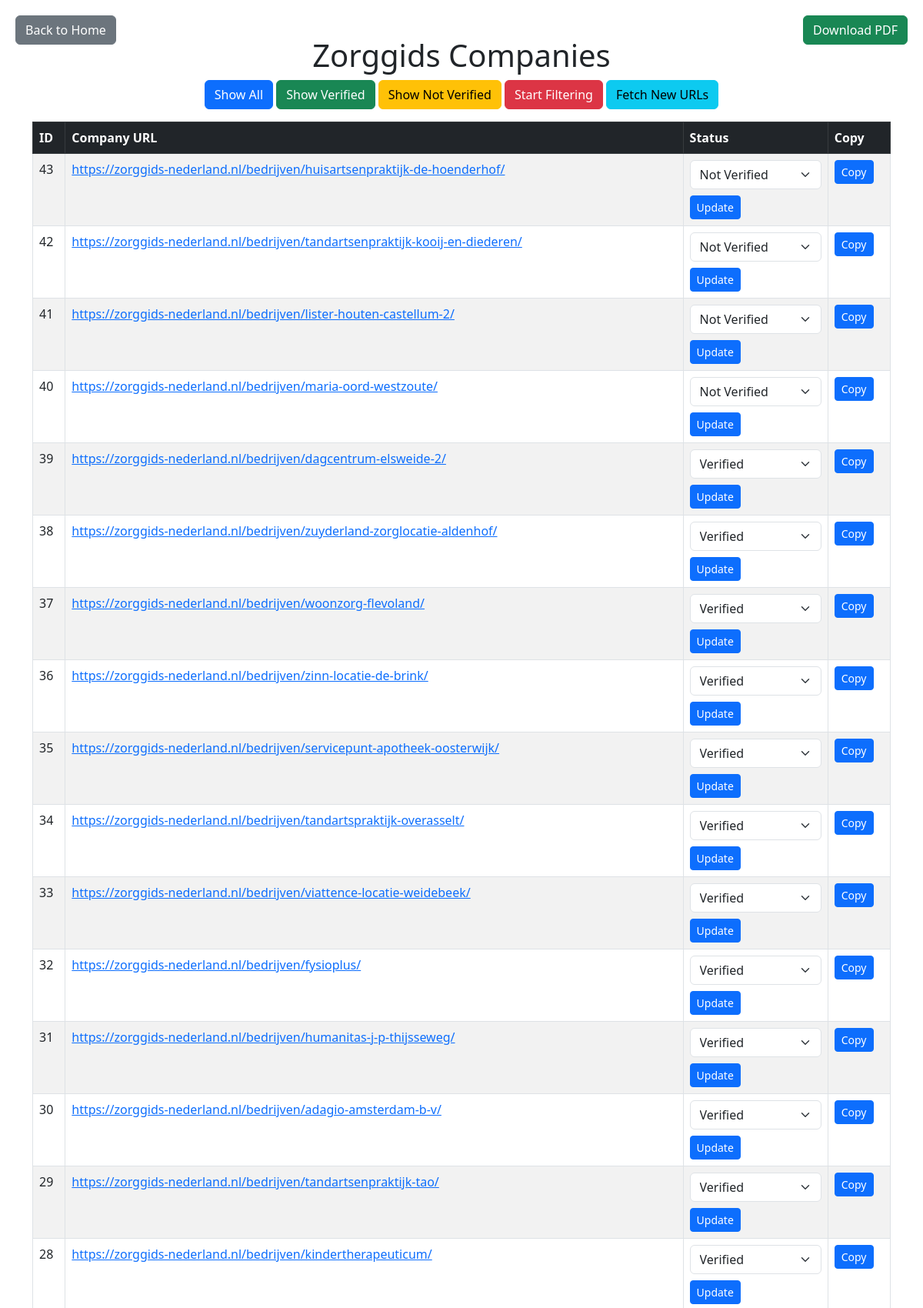
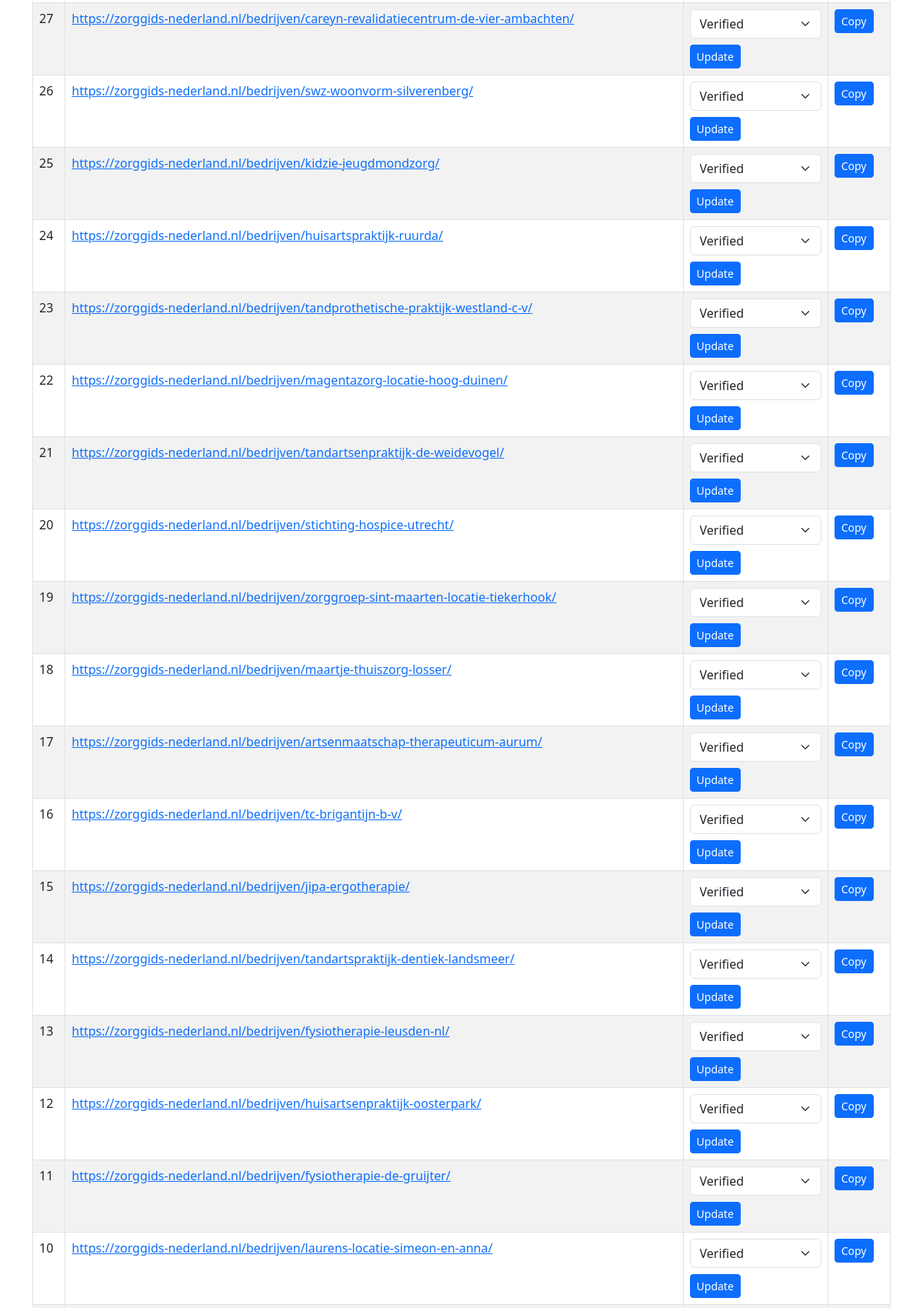
The page /companies/zorggids (signed in, upper part) on the database its author committed (2 pictures, top to bottom).
### tables this page shows
CREATE TABLE zorggids (
                id INTEGER PRIMARY KEY AUTOINCREMENT,
                url TEXT UNIQUE,
                scraped_at TEXT,
                verified INTEGER DEFAULT 0  -- 0 for Not Verified, 1 for Verified
            );

### app.py (the view)
    def wrapper(*args, **kwargs):
        if not is_logged_in():
            return redirect(url_for("login"))
        return func(*args, **kwargs)

### app.py (called while the page is built)
def is_logged_in():
    return session.get("logged_in")

def login_required(func):
    def wrapper(*args, **kwargs):
        if not is_logged_in():
            return redirect(url_for("login"))
        return func(*args, **kwargs)
    wrapper.__name__ = func.__name__
    return wrapper

def fetch_companies(source, status="all"):
    conn = sqlite3.connect("companies.db")
    cursor = conn.cursor()
    if status == "verified":
        cursor.execute(f"SELECT id, url, verified FROM {source} WHERE verified = 1 ORDER BY id DESC")
    elif status == "not_verified":
        cursor.execute(f"SELECT id, url, verified FROM {source} WHERE verified = 0 ORDER BY id DESC")
    else:
        cursor.execute(f"SELECT id, url, verified FROM {source} ORDER BY id DESC")
    companies = cursor.fetchall()
    conn.close()
    return companies

@app.route('/companies/<source>')
@login_required
def companies(source):
    companies = fetch_companies(source)
    return render_template("companies.html", companies=companies, source=source)

### templates/companies.html (shortened to what this page needs)
<!DOCTYPE html>
<html lang="en">
<head>
    <link rel="stylesheet" href="https://cdnjs.cloudflare.com/ajax/libs/bootstrap/5.3.0/css/bootstrap.min.css">
</head>
<body>
    <a href="{{ url_for('download') }}" class="btn btn-success top-right-button">Download PDF</a>
    <div class="container mt-5">
        <h1 class="text-center">{{ source.capitalize() }} Companies</h1>
        <div class="filter-buttons text-center mb-3">
            <button id="filterAll" class="btn btn-primary">Show All</button>
            <button id="filterVerified" class="btn btn-success">Show Verified</button>
            <button id="filterNotVerified" class="btn btn-warning">Show Not Verified</button>
            <button id="startFiltering" class="btn btn-danger">Start Filtering</button>
            <button onclick="window.location.href='/fetch_new_urls'" class="btn btn-info">Fetch New URLs</button>
        </div>
        <table class="table table-bordered table-striped">
            <thead class="table-dark">
                <tr>
                    <th>ID</th>
                    <th>Company URL</th>
                    <th>Status</th>
                    <th>Copy</th>
                </tr>
            </thead>
            <tbody id="companiesTableBody">
                {% for company in companies %}
                    <tr>
                        <td>{{ company[0] }}</td>
                        <td><a href="{{ company[1] }}" target="_blank">{{ company[1] }}</a></td>
                        <td>
                            <form action="/update_status" method="POST" class="status-form">
                                <select name="status" class="form-select">
                                    <option value="1" {% if company[2] == 1 %}selected{% endif %}>Verified</option>
                                    <option value="0" {% if company[2] == 0 %}selected{% endif %}>Not Verified</option>
                                </select>
                                <button type="submit" class="btn btn-sm btn-primary mt-2">Update</button>
                            </form>
                        </td>
                        <td><button class="btn btn-sm btn-primary copy-url" data-id="{{ company[0] }}" data-source="{{ source }}" data-url="{{ company[1] }}">Copy</button></td>
                    </tr>
                {% endfor %}
            </tbody>
        </table>
    </div>
    <a href="{{ url_for('index') }}" class="btn btn-secondary top-left-button">Back to Home</a>
</body>
</html>

### templates/companies.html (style rules this page uses)
.top-left-button { position: fixed; top: 20px; left: 20px; }
.top-right-button { position: fixed; top: 20px; right: 20px; }
.filter-buttons { margin-bottom: 20px; }

### rows shown on the page
zorggids: id "43", url "https://zorggids-nederland.nl/bedrijven/huisartsenpraktijk-de-hoenderhof/", status "Not Verified"
zorggids: id "42", url "https://zorggids-nederland.nl/bedrijven/tandartsenpraktijk-kooij-en-diederen/", status "Not Verified"
zorggids: id "41", url "https://zorggids-nederland.nl/bedrijven/lister-houten-castellum-2/", status "Not Verified"
zorggids: id "40", url "https://zorggids-nederland.nl/bedrijven/maria-oord-westzoute/", status "Not Verified"
zorggids: id "39", url "https://zorggids-nederland.nl/bedrijven/dagcentrum-elsweide-2/", status "Verified"
zorggids: id "38", url "https://zorggids-nederland.nl/bedrijven/zuyderland-zorglocatie-aldenhof/", status "Verified"
zorggids: id "37", url "https://zorggids-nederland.nl/bedrijven/woonzorg-flevoland/", status "Verified"
zorggids: id "36", url "https://zorggids-nederland.nl/bedrijven/zinn-locatie-de-brink/", status "Verified"
zorggids: id "35", url "https://zorggids-nederland.nl/bedrijven/servicepunt-apotheek-oosterwijk/", status "Verified"
zorggids: id "34", url "https://zorggids-nederland.nl/bedrijven/tandartspraktijk-overasselt/", status "Verified"
zorggids: id "33", url "https://zorggids-nederland.nl/bedrijven/viattence-locatie-weidebeek/", status "Verified"
zorggids: id "32", url "https://zorggids-nederland.nl/bedrijven/fysioplus/", status "Verified"
zorggids: id "31", url "https://zorggids-nederland.nl/bedrijven/humanitas-j-p-thijsseweg/", status "Verified"
zorggids: id "30", url "https://zorggids-nederland.nl/bedrijven/adagio-amsterdam-b-v/", status "Verified"
zorggids: id "29", url "https://zorggids-nederland.nl/bedrijven/tandartsenpraktijk-tao/", status "Verified"
zorggids: id "28", url "https://zorggids-nederland.nl/bedrijven/kindertherapeuticum/", status "Verified"
zorggids: id "27", url "https://zorggids-nederland.nl/bedrijven/careyn-revalidatiecentrum-de-vier-ambachten/", status "Verified"
zorggids: id "26", url "https://zorggids-nederland.nl/bedrijven/swz-woonvorm-silverenberg/", status "Verified"
zorggids: id "25", url "https://zorggids-nederland.nl/bedrijven/kidzie-jeugdmondzorg/", status "Verified"
zorggids: id "24", url "https://zorggids-nederland.nl/bedrijven/huisartspraktijk-ruurda/", status "Verified"
zorggids: id "23", url "https://zorggids-nederland.nl/bedrijven/tandprothetische-praktijk-westland-c-v/", status "Verified"
zorggids: id "22", url "https://zorggids-nederland.nl/bedrijven/magentazorg-locatie-hoog-duinen/", status "Verified"
zorggids: id "21", url "https://zorggids-nederland.nl/bedrijven/tandartsenpraktijk-de-weidevogel/", status "Verified"
zorggids: id "20", url "https://zorggids-nederland.nl/bedrijven/stichting-hospice-utrecht/", status "Verified"
zorggids: id "19", url "https://zorggids-nederland.nl/bedrijven/zorggroep-sint-maarten-locatie-tiekerhook/", status "Verified"
zorggids: id "18", url "https://zorggids-nederland.nl/bedrijven/maartje-thuiszorg-losser/", status "Verified"
zorggids: id "17", url "https://zorggids-nederland.nl/bedrijven/artsenmaatschap-therapeuticum-aurum/", status "Verified"
zorggids: id "16", url "https://zorggids-nederland.nl/bedrijven/tc-brigantijn-b-v/", status "Verified"
zorggids: id "15", url "https://zorggids-nederland.nl/bedrijven/jipa-ergotherapie/", status "Verified"
zorggids: id "14", url "https://zorggids-nederland.nl/bedrijven/tandartspraktijk-dentiek-landsmeer/", status "Verified"
zorggids: id "13", url "https://zorggids-nederland.nl/bedrijven/fysiotherapie-leusden-nl/", status "Verified"
zorggids: id "12", url "https://zorggids-nederland.nl/bedrijven/huisartsenpraktijk-oosterpark/", status "Verified"
zorggids: id "11", url "https://zorggids-nederland.nl/bedrijven/fysiotherapie-de-gruijter/", status "Verified"
zorggids: id "10", url "https://zorggids-nederland.nl/bedrijven/laurens-locatie-simeon-en-anna/", status "Verified"

### other values the page prints
{{ source.capitalize() }} "Zorggids"
